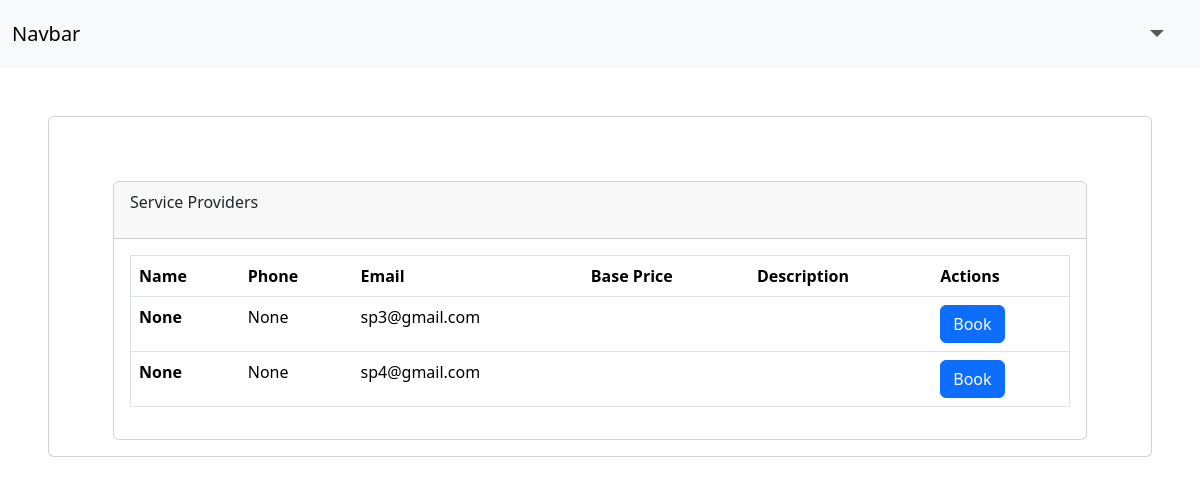
Screenshot of /service/Home Decor with the database file from the repository.
### backend/models.py (models this page shows, shortened)
class ServiceProvider(db.Model,UserMixin):
    __tablename__='serviceprovider'
    id=db.Column(db.Integer, primary_key=True, autoincrement= True)
    name=db.Column(db.String,unique=True)
    address=db.Column(db.String)
    email=db.Column(db.String,unique=True)
    password=db.Column(db.String)
    exp=db.Column(db.Integer)
    phone=db.Column(db.String)
    city=db.Column(db.String)
    status=db.Column(db.String)
    servicename=db.Column(db.String,db.ForeignKey("services.name"))
    receive_request=db.relationship("Request",backref="servprovider",cascade="all, delete-orphan")

### backend/routes.py (the view)
@app.route("/service/<servicename>")
def service(servicename):
    if request.method=="GET":
        sps=db.session.query(ServiceProvider).filter_by(servicename=servicename).all()
    return render_template("customer/service.html",sps=sps)

### templates/customer/service.html (shortened to what this page needs)
<!DOCTYPE html>
<html lang="en">
<head>
    <link href="https://cdn.jsdelivr.net/npm/bootstrap@5.3.8/dist/css/bootstrap.min.css" rel="stylesheet"
>
</head>
<body>
    <nav class="navbar navbar-expand-lg bg-body-tertiary">
        <div class="container-fluid">
            <a class="navbar-brand" href="#">Navbar</a>
            <div class="collapse navbar-collapse " id="navbarSupportedContent">
                <ul class="navbar-nav ms-auto me-3 fs-4 mb-2 mb-lg-0 ">
                    <li class="nav-item dropdown">
                        <a class="nav-link dropdown-toggle" href="#" role="button" data-bs-toggle="dropdown"
                            aria-expanded="false">
                        </a>
                    </li>
                </ul>
            </div>
        </div>
    </nav>
    <div class="card ms-5 mt-5 me-5">
        <div class="card-body">
            <div class="card mt-5 ms-5 me-5">
                <div class="card-header d-flex ">
                    <p><strong>{{servicename}}</strong> Service Providers</p>
                </div>
                <div class="card-body">
                    <table class="table border">
                        <thead>
                            <tr>
                                <th scope="col">Name</th>
                                <th scope="col">Phone</th>
                                <th scope="col">Email</th>
                                <th scope="col">Base Price</th>
                                <th scope="col">Description</th>
                                <th scope="col">Actions</th>
                            </tr>
                        </thead>
                        <tbody>
                            {% for sp in sps %}
                            <tr>
                                <th scope="row">{{sp.name}}</th>
                                <td>{{sp.phone}}</td>
                                <td>{{sp.email}}</td>
                                <td>{{sp.baseprice}}</td>
                                <td>{{sp.description}}</td>
                                <td>
                                    <a href="/slotbooking?id={{sp.id}}" class="btn btn-primary">Book</a>
                                </tr>
                            {% endfor %}
                        </tbody>
                    </table>
                </div>
            </div>
        </div>
    </div>
</body>
</html>

### rows the page displays
ServiceProvider: name "None", phone "None", email "sp3@gmail.com"
ServiceProvider: name "None", phone "None", email "sp4@gmail.com"
